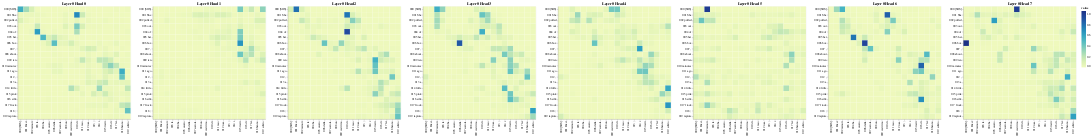

The notebook cell saved with this chart:
### Code cell
# Cross attention
get_all_attention_maps("encoder-decoder", layers, heads, encoder_input_tokens, decoder_input_tokens, min(20, sentence_len))

### Figure 1 — Vega-Lite specification as saved in the notebook (floating-point values rounded to 4 significant figures; data arrays with more than 128 entries replaced by an {"elided": "..."} marker saying what was removed)
{"config": {"view": {"continuousWidth": 400, "continuousHeight": 300}}, "vconcat": [{"hconcat": [{"data": {"name": "data-2b0ca6e5cda2d7209092218a2d3443a3"}, "mark": "rect", "encoding": {"color": {"field": "value", "type": "quantitative"}, "tooltip": [{"field": "row", "type": "quantitative"}, {"field": "column", "type": "quantitative"}, {"field": "value", "type": "quantitative"}, {"field": "row_token", "type": "nominal"}, {"field": "col_token", "type": "nominal"}], "x": {"axis": {"title": ""}, "field": "col_token", "type": "nominal"}, "y": {"axis": {"title": ""}, "field": "row_token", "type": "nominal"}}, "height": 400, "selection": {"selector041": {"type": "interval", "bind": "scales", "encodings": ["x", "y"]}}, "title": "Layer 0 Head 0", "width": 400}, {"data": {"name": "data-81a7b190ac763443db77c7cf85d7aa74"}, "mark": "rect", "encoding": {"color": {"field": "value", "type": "quantitative"}, "tooltip": [{"field": "row", "type": "quantitative"}, {"field": "column", "type": "quantitative"}, {"field": "value", "type": "quantitative"}, {"field": "row_token", "type": "nominal"}, {"field": "col_token", "type": "nominal"}], "x": {"axis": {"title": ""}, "field": "col_token", "type": "nominal"}, "y": {"axis": {"title": ""}, "field": "row_token", "type": "nominal"}}, "height": 400, "selection": {"selector042": {"type": "interval", "bind": "scales", "encodings": ["x", "y"]}}, "title": "Layer 0 Head 1", "width": 400}, {"data": {"name": "data-fc01262a8231fbb53aed149d872b3639"}, "mark": "rect", "encoding": {"color": {"field": "value", "type": "quantitative"}, "tooltip": [{"field": "row", "type": "quantitative"}, {"field": "column", "type": "quantitative"}, {"field": "value", "type": "quantitative"}, {"field": "row_token", "type": "nominal"}, {"field": "col_token", "type": "nominal"}], "x": {"axis": {"title": ""}, "field": "col_token", "type": "nominal"}, "y": {"axis": {"title": ""}, "field": "row_token", "type": "nominal"}}, "height": 400, "selection": {"selector043": {"type": "interval", "bind": "scales", "encodings": ["x", "y"]}}, "title": "Layer 0 Head 2", "width": 400}, {"data": {"name": "data-f0a43899ee04c3857901c9a768b81efe"}, "mark": "rect", "encoding": {"color": {"field": "value", "type": "quantitative"}, "tooltip": [{"field": "row", "type": "quantitative"}, {"field": "column", "type": "quantitative"}, {"field": "value", "type": "quantitative"}, {"field": "row_token", "type": "nominal"}, {"field": "col_token", "type": "nominal"}], "x": {"axis": {"title": ""}, "field": "col_token", "type": "nominal"}, "y": {"axis": {"title": ""}, "field": "row_token", "type": "nominal"}}, "height": 400, "selection": {"selector044": {"type": "interval", "bind": "scales", "encodings": ["x", "y"]}}, "title": "Layer 0 Head 3", "width": 400}, {"data": {"name": "data-a45c6b7184421e370223c629a9cd70c9"}, "mark": "rect", "encoding": {"color": {"field": "value", "type": "quantitative"}, "tooltip": [{"field": "row", "type": "quantitative"}, {"field": "column", "type": "quantitative"}, {"field": "value", "type": "quantitative"}, {"field": "row_token", "type": "nominal"}, {"field": "col_token", "type": "nominal"}], "x": {"axis": {"title": ""}, "field": "col_token", "type": "nominal"}, "y": {"axis": {"title": ""}, "field": "row_token", "type": "nominal"}}, "height": 400, "selection": {"selector045": {"type": "interval", "bind": "scales", "encodings": ["x", "y"]}}, "title": "Layer 0 Head 4", "width": 400}, {"data": {"name": "data-e04bfddda15e568db118818e2f67687f"}, "mark": "rect", "encoding": {"color": {"field": "value", "type": "quantitative"}, "tooltip": [{"field": "row", "type": "quantitative"}, {"field": "column", "type": "quantitative"}, {"field": "value", "type": "quantitative"}, {"field": "row_token", "type": "nominal"}, {"field": "col_token", "type": "nominal"}], "x": {"axis": {"title": ""}, "field": "col_token", "type": "nominal"}, "y": {"axis": {"title": ""}, "field": "row_token", "type": "nominal"}}, "height": 400, "selection": {"selector046": {"type": "interval", "bind": "scales", "encodings": ["x", "y"]}}, "title": "Layer 0 Head 5", "width": 400}, {"data": {"name": "data-4745e9040d9794700cf1f1d47588db91"}, "mark": "rect", "encoding": {"color": {"field": "value", "type": "quantitative"}, "tooltip": [{"field": "row", "type": "quantitative"}, {"field": "column", "type": "quantitative"}, {"field": "value", "type": "quantitative"}, {"field": "row_token", "type": "nominal"}, {"field": "col_token", "type": "nominal"}], "x": {"axis": {"title": ""}, "field": "col_token", "type": "nominal"}, "y": {"axis": {"title": ""}, "field": "row_token", "type": "nominal"}}, "height": 400, "selection": {"selector047": {"type": "interval", "bind": "scales", "encodings": ["x", "y"]}}, "title": "Layer 0 Head 6", "width": 400}, {"data": {"name": "data-23d791133ac5c2afff6d9cdf59e93465"}, "mark": "rect", "encoding": {"color": {"field": "value", "type": "quantitative"}, "tooltip": [{"field": "row", "type": "quantitative"}, {"field": "column", "type": "quantitative"}, {"field": "value", "type": "quantitative"}, {"field": "row_token", "type": "nominal"}, {"field": "col_token", "type": "nominal"}], "x": {"axis": {"title": ""}, "field": "col_token", "type": "nominal"}, "y": {"axis": {"title": ""}, "field": "row_token", "type": "nominal"}}, "height": 400, "selection": {"selector048": {"type": "interval", "bind": "scales", "encodings": ["x", "y"]}}, "title": "Layer 0 Head 7", "width": 400}]}], "$schema": "https://vega.github.io/schema/vega-lite/v4.17.0.json", "datasets": {"data-2b0ca6e5cda2d7209092218a2d3443a3": {"elided": "400 records"}, "data-81a7b190ac763443db77c7cf85d7aa74": {"elided": "400 records"}, "data-fc01262a8231fbb53aed149d872b3639": {"elided": "400 records"}, "data-f0a43899ee04c3857901c9a768b81efe": {"elided": "400 records"}, "data-a45c6b7184421e370223c629a9cd70c9": {"elided": "400 records"}, "data-e04bfddda15e568db118818e2f67687f": {"elided": "400 records"}, "data-4745e9040d9794700cf1f1d47588db91": {"elided": "400 records"}, "data-23d791133ac5c2afff6d9cdf59e93465": {"elided": "400 records"}}}
